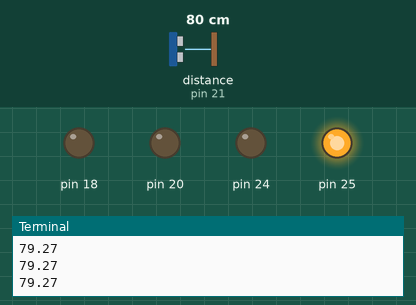
This program was run on a simulated Raspberry Pi (wiringPi pin numbers). On the bench: output pins drawn as LEDs (lit = HIGH), the last lines printed to the terminal. The inputs (shaded band) are chosen by the test bench; at power-on: distance to the obstacle (sensor on pin 21) 80 cm. The echo pulse lasts 58.3 µs per cm; pin numbers are wiringPi numbers; the clock reads 2024-03-15 10:24:30 at power-on unless the program sets it; pins used as bus, display or sensor lines are not drawn.

Above: at 1.7 s.
1.8 s: distance to the obstacle (sensor on pin 21) set to 56 cm
3.3 s: distance to the obstacle (sensor on pin 21) set to 46 cm
At 4.3 s:
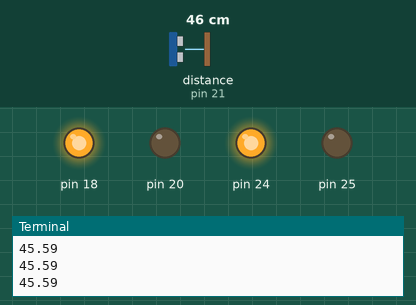
4.8 s: distance to the obstacle (sensor on pin 21) set to 60 cm
At 6.0 s:
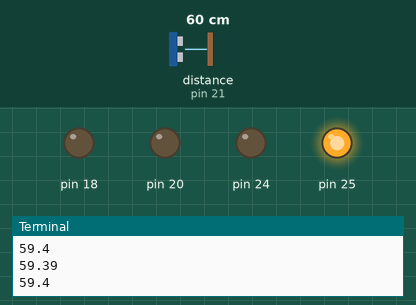
6.3 s: distance to the obstacle (sensor on pin 21) set to 2 cm
At 6.8 s:
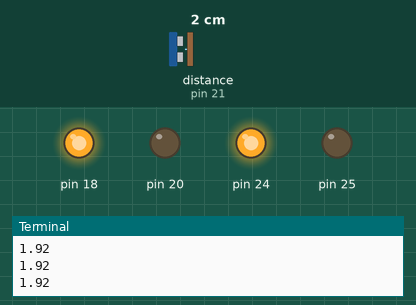
Timing chart, 0 to 8.8 s (numbered marks = the images above; inputs shaded):
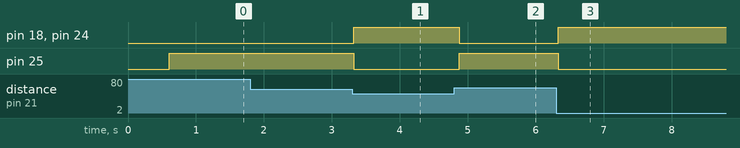

The program:

third_task.py
```python
from motor import Tesla_motor
from ultrasonic import Ultrasonic
import wiringpi as wp

def my():
    wp.wiringPiSetupGpio()
    wp.wiringPiSetup()
    uls = Ultrasonic(20, 21)
    tesla  = Tesla_motor(23,18,25,24)
    tesla.allStop()
    while 1:
        distance = uls.distance()
        print(distance)
        if distance > 50:
            tesla.forwardDrive()
        #sleep(5)
        else:
            tesla.reverseDrive()


my()
```

motor.py
```python
"""
Muslim Kholjuraev
"""

from gpiozero import PWMOutputDevice
from time import sleep

class Tesla_motor:

    def __init__(self, pin1, pin2, pin3, pin4):

        # Motor A, Left Side GPIO CONSTANTS
        self.PWM_FORWARD_LEFT_PIN = pin1   # IN1 - Forward Drive 18
        self.PWM_REVERSE_LEFT_PIN = pin2   # IN2 - Reverse Drive 23

        # Motor B, Right Side GPIO CONSTANTS
        self.PWM_FORWARD_RIGHT_PIN = pin3  # IN1 - Forward Drive 24
        self.PWM_REVERSE_RIGHT_PIN = pin4  # IN2 - Reverse Drive 25
        self.set_pwm()

    def set_pwm(self):

        # Initialise objects for H-Bridge PWM pins
        # Set initial duty cycle to 0 and frequency to 1000
        self.forwardLeft = PWMOutputDevice(self.PWM_FORWARD_LEFT_PIN, True, 0, 100)
        self.reverseLeft = PWMOutputDevice(self.PWM_REVERSE_LEFT_PIN, True, 0, 100)

        self.forwardRight = PWMOutputDevice(self.PWM_FORWARD_RIGHT_PIN, True, 0, 100)
        self.reverseRight = PWMOutputDevice(self.PWM_REVERSE_RIGHT_PIN, True, 0, 100)


    def allStop(self):
        self.forwardLeft.value = 0
        self.reverseLeft.value = 0
        self.forwardRight.value = 0
        self.reverseRight.value = 0

    def forwardDrive(self):
        self.forwardLeft.value = 1.0
        self.reverseLeft.value = 0
        self.forwardRight.value = 1.0
        self.reverseRight.value = 0

    def reverseDrive(self):
        self.forwardLeft.value = 0
        self.reverseLeft.value = 1.0
        self.forwardRight.value = 0
        self.reverseRight.value = 1.0

    def spinLeft(self):
        self.forwardLeft.value = 0
        self.reverseLeft.value = 1.0
        self.forwardRight.value = 1.0
        self.reverseRight.value = 0

    def SpinRight(self):
        self.forwardLeft.value = 1.0
        self.reverseLeft.value = 0
        self.forwardRight.value = 0
        self.reverseRight.value = 1.0

    def forwardTurnLeft(self):
        self.forwardLeft.value = 0.2
        self.reverseLeft.value = 0
        self.forwardRight.value = 0.8
        self.reverseRight.value = 0

    def forwardTurnRight(self):
        self.forwardLeft.value = 0.8
        self.reverseLeft.value = 0
        self.forwardRight.value = 0.2
        self.reverseRight.value = 0

    def reverseTurnLeft(self):
        self.forwardLeft.value = 0
        self.reverseLeft.value = 0.2
        self.forwardRight.value = 0
        self.reverseRight.value = 0.8

    def reverseTurnRight(self):
        self.forwardLeft.value = 0
        self.reverseLeft.value = 0.8
        self.forwardRight.value = 0
        self.reverseRight.value = 0.2
    def run_very_slow(self):
        self.forwardLeft.value = 0.1
        self.reverseLeft.value = 0.1
        self.forwardRight.value = 0.1
        self.reverseRight.value = 0.1

    '''def main():

    allStop()
    forwardDrive()
    sleep(5)
    reverseDrive()
    sleep(5)
    spinLeft()
    sleep(5)
    SpinRight()
    sleep(5)
    forwardTurnLeft()
    sleep(5)
    forwardTurnRight()
    sleep(5)
    reverseTurnLeft()
    sleep(5)
    reverseTurnRight()
    sleep(5)
    allStop()


'''
```

ultrasonic.py
```python
import wiringpi as wp
import time
LOW = 0
HIGH =1
OUTPUT = wp.OUTPUT
INPUT = wp.INPUT


MAX_SENSOR_DISTANCE =   500
NO_ECHO             =   0

class Ultrasonic(object):
    def __init__(self, trig=3,echo=23):
        self.trig = trig
        self.echo = echo

        wp.pinMode(self.trig,OUTPUT)
        wp.pinMode(self.echo,INPUT)

        time.sleep(0.5)

    def distance(self):


        wp.digitalWrite(self.trig, LOW)

        time.sleep(0.1)
        wp.digitalWrite(self.trig, HIGH)
        time.sleep(0.00001)
        wp.digitalWrite(self.trig, LOW)

        now_time = time.time()
        pulse_start=0
        pulse_end=0
        while wp.digitalRead(self.echo)== LOW:
            #and time.time()-now_time<timeout):
            pulse_start = time.time()

        while wp.digitalRead(self.echo)== HIGH:
            pulse_end=time.time()

        pulse_dur = pulse_end-pulse_start

        distance=round(pulse_dur*17000.0,2)

        return distance
    def record_pulse_length(self):
        self.start_time=time.time()
        while ( wp.digitalRead(self.echo) == HIGH):
            pass
        self.end_time=time.time()
```

Measured:
- the behaviour switches between 51 and 50 cm on distance to the obstacle (sensor on pin 21) (found by bisection; images 0 and 1)
- after the input at 3.3 s, pin 18, pin 24: LOW → HIGH at once; pin 25: HIGH → LOW at once
- after the input at 4.8 s, pin 18, pin 24: HIGH → LOW after 0.07 s; pin 25: LOW → HIGH after 0.07 s
- after the input at 6.3 s, pin 18, pin 24: LOW → HIGH at once; pin 25: HIGH → LOW at once
